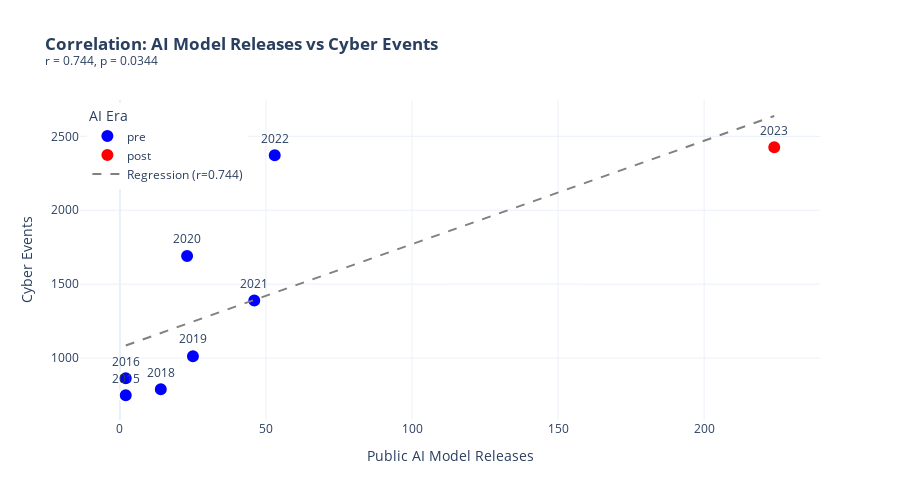

The notebook cell saved with this chart:
### Markdown cell above
#### An enhanced scatter plot showing the relationship between AI model releases and cyber events.

The p-value < 0.05 indicates this correlation is statistically significant, there is only a 3.4% probability this relationship occurred by random chance.

### Code cell
# Scatter plot with regression line using Plotly

# Reset index if needed
if 'year' not in yearly_combined.columns:
    yearly_combined = yearly_combined.reset_index()

# Add ai_era column if it doesn't exist
if 'ai_era' not in yearly_combined.columns:
    yearly_combined['ai_era'] = np.where(yearly_combined['year'] >= 2023, 'post', 'pre')

# Calculate regression line
slope, intercept, r_value, p_value, std_err = stats.linregress(
    yearly_combined['ai_models'], 
    yearly_combined['cyber_events']
)

# Create scatter plot
fig = px.scatter(
    yearly_combined, 
    x='ai_models', 
    y='cyber_events',
    text='year',
    color='ai_era',
    color_discrete_map={'pre': 'blue', 'post': 'red'},
    labels={
        'ai_models': 'Public AI Model Releases',
        'cyber_events': 'Cyber Events',
        'ai_era': 'AI Era'
    },
    title=f'<b>Correlation: AI Model Releases vs Cyber Events</b><br><sup>r = {r_value:.3f}, p = {p_value:.4f}</sup>'
)

# Add regression line
x_range = np.array([yearly_combined['ai_models'].min(), yearly_combined['ai_models'].max()])
y_pred = slope * x_range + intercept

fig.add_trace(
    go.Scatter(
        x=x_range, 
        y=y_pred,
        mode='lines',
        name=f'Regression (r={r_value:.3f})',
        line=dict(color='gray', dash='dash', width=2)
    )
)

# Update marker styling
fig.update_traces(
    marker=dict(size=14, line=dict(width=2, color='white')),
    textposition='top center',
    selector=dict(mode='markers+text')
)

# Update layout
fig.update_layout(
    template='plotly_white',
    height=500,
    legend=dict(x=0.01, y=0.99),
    hovermode='closest'
)

# Update hover template for scatter points
fig.update_traces(
    hovertemplate='<b>Year:</b> %{text}<br><b>AI Models:</b> %{x}<br><b>Cyber Events:</b> %{y}<extra></extra>',
    selector=dict(mode='markers+text')
)

fig.show()

### Figure 1 — Plotly figure (JSON) as saved in the notebook; plotly's stock layout.template omitted (floating-point values rounded to 4 significant figures)
{"data": [{"hovertemplate": "<b>Year:</b> %{text}<br><b>AI Models:</b> %{x}<br><b>Cyber Events:</b> %{y}<extra></extra>", "legendgroup": "pre", "marker": {"color": "blue", "line": {"color": "white", "width": 2}, "size": 14, "symbol": "circle"}, "mode": "markers+text", "name": "pre", "orientation": "v", "showlegend": true, "text": [2015.0, 2016.0, 2018.0, 2019.0, 2020.0, 2021.0, 2022.0], "textposition": "top center", "type": "scatter", "x": [2.0, 2.0, 14.0, 25.0, 23.0, 46.0, 53.0], "xaxis": "x", "y": [748, 863, 788, 1012, 1691, 1389, 2372], "yaxis": "y"}, {"hovertemplate": "<b>Year:</b> %{text}<br><b>AI Models:</b> %{x}<br><b>Cyber Events:</b> %{y}<extra></extra>", "legendgroup": "post", "marker": {"color": "red", "line": {"color": "white", "width": 2}, "size": 14, "symbol": "circle"}, "mode": "markers+text", "name": "post", "orientation": "v", "showlegend": true, "text": [2023.0], "textposition": "top center", "type": "scatter", "x": [224.0], "xaxis": "x", "y": [2426], "yaxis": "y"}, {"line": {"color": "gray", "dash": "dash", "width": 2}, "mode": "lines", "name": "Regression (r=0.744)", "type": "scatter", "x": [2.0, 224.0], "y": [1085.0, 2638.0]}], "layout": {"height": 500, "hovermode": "closest", "legend": {"title": {"text": "AI Era"}, "tracegroupgap": 0, "x": 0.01, "y": 0.99}, "title": {"text": "<b>Correlation: AI Model Releases vs Cyber Events</b><br><sup>r = 0.744, p = 0.0344</sup>"}, "xaxis": {"anchor": "y", "domain": [0, 1], "title": {"text": "Public AI Model Releases"}}, "yaxis": {"anchor": "x", "domain": [0, 1], "title": {"text": "Cyber Events"}}}}
